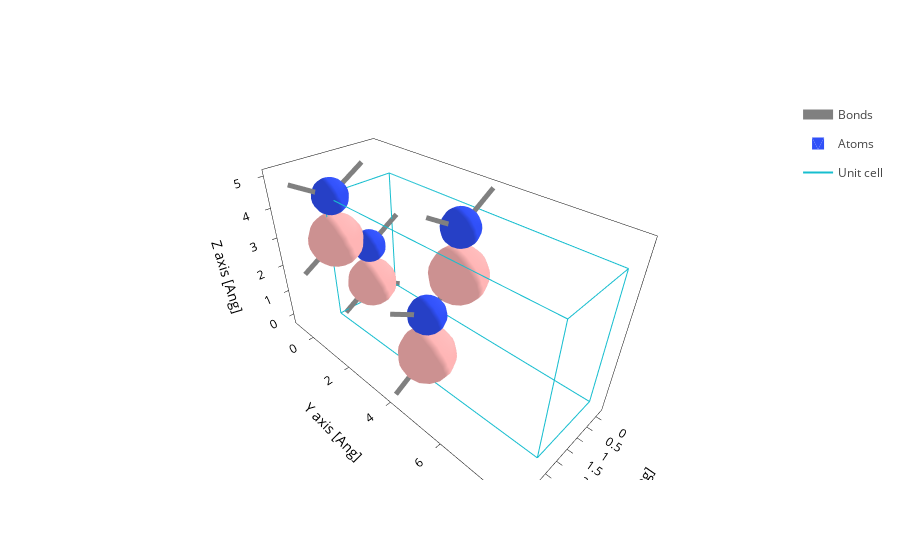

The cell this chart's notebook holds for it:
### Code cell
i = 20
path = paths_sus[i]

file = sisl.get_sile(path / "aiida.fdf")
geom = file.read_geometry()
file.plot.geometry(axes="xyz").show()

### Figure 1 — Plotly figure (JSON) as saved in the notebook; plotly's stock layout.template omitted (floating-point values rounded to 4 significant figures; data arrays with more than 128 entries replaced by an {"elided": "..."} marker saying what was removed)
{"data": [{"line": {"color": "gray", "width": 10}, "meta": {}, "mode": "lines", "name": "Bonds", "opacity": 1, "type": "scatter3d", "x": {"elided": "378 float values"}, "y": {"elided": "378 float values"}, "z": {"elided": "378 float values"}}, {"alphahull": 0, "color": "#3050F8", "hovertemplate": "%{meta.position}", "legendgroup": "Atoms", "meta": {"meta": {"Atoms_i": 0}, "position": "(2.32, 0.00, 4.30)"}, "name": "Atoms", "opacity": 1, "showlegend": true, "showscale": false, "type": "mesh3d", "x": {"elided": "225 float values"}, "y": {"elided": "225 float values"}, "z": {"elided": "225 float values"}}, {"alphahull": 0, "color": "#3050F8", "hovertemplate": "%{meta.position}", "legendgroup": "Atoms", "meta": {"meta": {"Atoms_i": 1}, "position": "(1.05, 4.10, 4.30)"}, "name": "Atoms", "opacity": 1, "showlegend": false, "showscale": false, "type": "mesh3d", "x": {"elided": "225 float values"}, "y": {"elided": "225 float values"}, "z": {"elided": "225 float values"}}, {"alphahull": 0, "color": "#3050F8", "hovertemplate": "%{meta.position}", "legendgroup": "Atoms", "meta": {"meta": {"Atoms_i": 2}, "position": "(1.05, 0.00, 2.10)"}, "name": "Atoms", "opacity": 1, "showlegend": false, "showscale": false, "type": "mesh3d", "x": {"elided": "225 float values"}, "y": {"elided": "225 float values"}, "z": {"elided": "225 float values"}}, {"alphahull": 0, "color": "#3050F8", "hovertemplate": "%{meta.position}", "legendgroup": "Atoms", "meta": {"meta": {"Atoms_i": 3}, "position": "(2.33, 4.12, 2.10)"}, "name": "Atoms", "opacity": 1, "showlegend": false, "showscale": false, "type": "mesh3d", "x": {"elided": "225 float values"}, "y": {"elided": "225 float values"}, "z": {"elided": "225 float values"}}, {"alphahull": 0, "color": "#FFB5B5", "hovertemplate": "%{meta.position}", "legendgroup": "Atoms", "meta": {"meta": {"Atoms_i": 4}, "position": "(2.32, 0.02, 2.84)"}, "name": "Atoms", "opacity": 1, "showlegend": false, "showscale": false, "type": "mesh3d", "x": {"elided": "225 float values"}, "y": {"elided": "225 float values"}, "z": {"elided": "225 float values"}}, {"alphahull": 0, "color": "#FFB5B5", "hovertemplate": "%{meta.position}", "legendgroup": "Atoms", "meta": {"meta": {"Atoms_i": 5}, "position": "(1.07, 4.11, 2.83)"}, "name": "Atoms", "opacity": 1, "showlegend": false, "showscale": false, "type": "mesh3d", "x": {"elided": "225 float values"}, "y": {"elided": "225 float values"}, "z": {"elided": "225 float values"}}, {"alphahull": 0, "color": "#FFB5B5", "hovertemplate": "%{meta.position}", "legendgroup": "Atoms", "meta": {"meta": {"Atoms_i": 6}, "position": "(1.07, 0.01, 0.64)"}, "name": "Atoms", "opacity": 1, "showlegend": false, "showscale": false, "type": "mesh3d", "x": {"elided": "225 float values"}, "y": {"elided": "225 float values"}, "z": {"elided": "225 float values"}}, {"alphahull": 0, "color": "#FFB5B5", "hovertemplate": "%{meta.position}", "legendgroup": "Atoms", "meta": {"meta": {"Atoms_i": 7}, "position": "(2.32, 4.10, 0.64)"}, "name": "Atoms", "opacity": 1, "showlegend": false, "showscale": false, "type": "mesh3d", "x": {"elided": "225 float values"}, "y": {"elided": "225 float values"}, "z": {"elided": "225 float values"}}, {"meta": {}, "mode": "lines", "name": "Unit cell", "type": "scatter3d", "x": [0.0, 0.0, 2.528, 2.528, 0.0, 0.0, NaN, 0.0, 0.0, 0.0, 2.528, 2.528, 0.0, NaN, 2.528, 2.528, NaN, 2.528, 2.528], "y": [0.0, 8.172, 8.172, 8.172, 8.172, 8.172, NaN, 8.172, 0.0, 0.0, 0.0, 0.0, 0.0, NaN, 8.172, 0.0, NaN, 8.172, 0.0], "z": [0.0, 0.0, 0.0, 4.387, 4.387, 0.0, NaN, 4.387, 4.387, 0.0, 0.0, 4.387, 4.387, NaN, 0.0, 0.0, NaN, 4.387, 4.387]}], "layout": {"scene": {"aspectmode": "data", "xaxis": {"title": {"text": "X axis [Ang]"}}, "yaxis": {"title": {"text": "Y axis [Ang]"}}, "zaxis": {"title": {"text": "Z axis [Ang]"}}}, "xaxis": {"scaleanchor": "y", "scaleratio": 1, "title": {"text": "X axis [Ang]"}}, "yaxis": {"title": {"text": "Y axis [Ang]"}}}}
